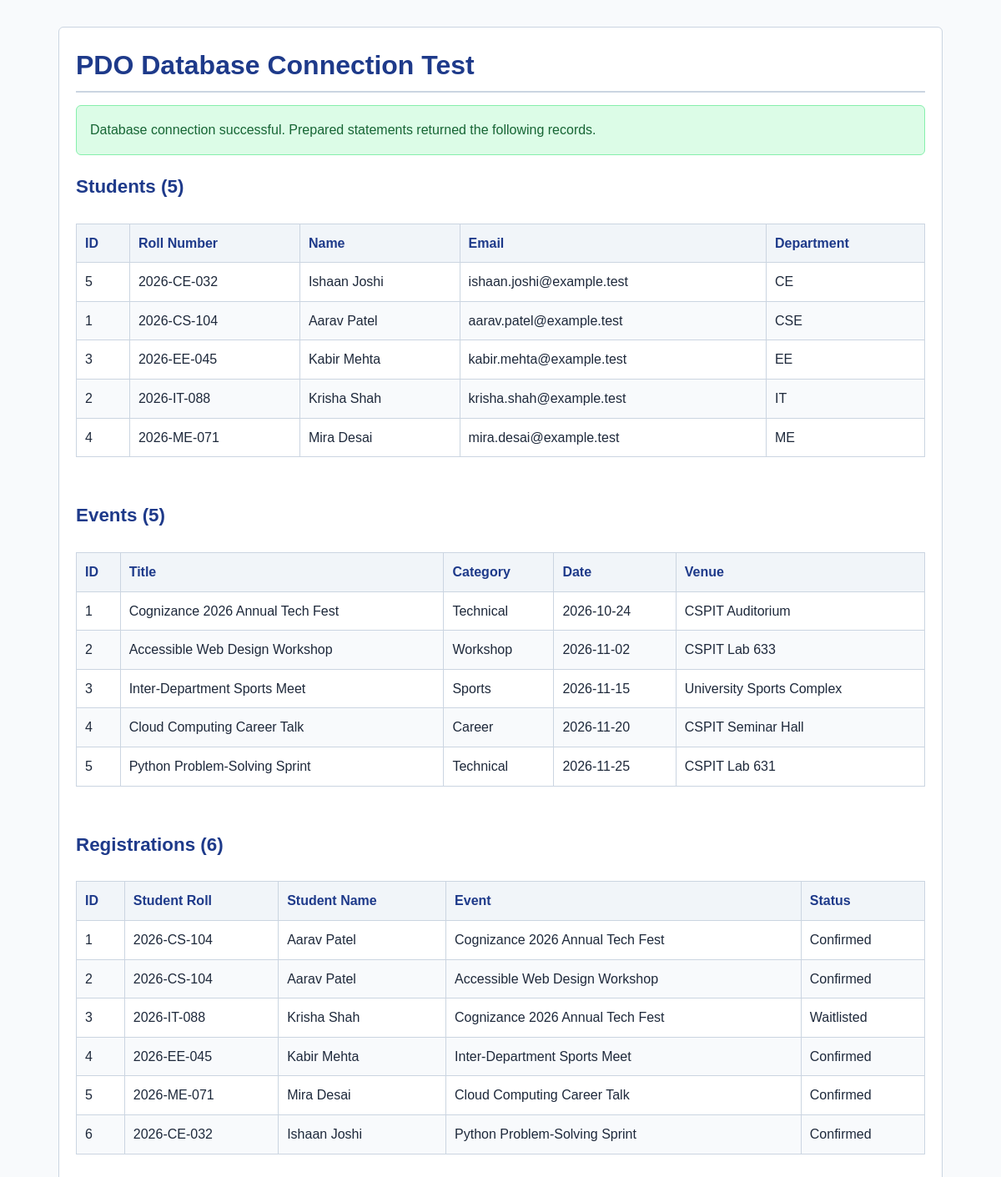
The page /test_connection.php on the database its author committed.
### tables this page shows
CREATE TABLE students (
    student_id INT UNSIGNED NOT NULL AUTO_INCREMENT,
    roll_number VARCHAR(20) NOT NULL,
    full_name VARCHAR(100) NOT NULL,
    email VARCHAR(254) NOT NULL,
    department VARCHAR(80) NOT NULL,

    PRIMARY KEY (student_id),
    UNIQUE KEY uq_students_roll_number (roll_number),
    UNIQUE KEY uq_students_email (email)
);

CREATE TABLE events (
    event_id INT UNSIGNED NOT NULL AUTO_INCREMENT,
    title VARCHAR(150) NOT NULL,
    category VARCHAR(50) NOT NULL,
    event_date DATE NOT NULL,
    venue VARCHAR(150) NOT NULL,

    PRIMARY KEY (event_id),
    KEY idx_events_event_date (event_date)
);

CREATE TABLE registrations (
    registration_id INT UNSIGNED NOT NULL AUTO_INCREMENT,
    student_id INT UNSIGNED NOT NULL,
    event_id INT UNSIGNED NOT NULL,
    registered_at TIMESTAMP NOT NULL DEFAULT CURRENT_TIMESTAMP,

    registration_status ENUM(
        'Confirmed',
        'Waitlisted',
        'Cancelled'
    ) NOT NULL DEFAULT 'Confirmed',

    PRIMARY KEY (registration_id),

    UNIQUE KEY uq_registration_student_event
        (student_id, event_id),

    KEY idx_registrations_event_id (event_id),

    CONSTRAINT fk_registrations_student
        FOREIGN KEY (student_id)
        REFERENCES students (student_id)
        ON UPDATE CASCADE
        ON DELETE RESTRICT,

    CONSTRAINT fk_registrations_event
        FOREIGN KEY (event_id)
        REFERENCES events (event_id)
        ON UPDATE CASCADE
        ON DELETE RESTRICT
);

### test_connection.php (the view, shortened to what this page needs)
<?php
function escapeDatabaseOutput(string $value): string
{
    return htmlspecialchars($value, ENT_QUOTES | ENT_SUBSTITUTE, 'UTF-8');
}
$errorMessage = '';
$students = [];
$events = [];
$registrations = [];
$connectionSucceeded = false;
try {
    $pdo = createDatabaseConnection();
    $connectionSucceeded = true;
    $studentQuery = $pdo->prepare(
        'SELECT student_id, roll_number, full_name, email, department
         FROM students
         WHERE department LIKE :department
         ORDER BY roll_number
         LIMIT :row_limit'
    );
    $studentQuery->bindValue(':department', '%', PDO::PARAM_STR);
    $studentQuery->bindValue(':row_limit', 10, PDO::PARAM_INT);
    $studentQuery->execute();
    $students = $studentQuery->fetchAll();
    $eventQuery = $pdo->prepare(
        'SELECT event_id, title, category, event_date, venue
         FROM events
         WHERE event_date >= :start_date
         ORDER BY event_date
         LIMIT :row_limit'
    );
    $eventQuery->bindValue(':start_date', '2026-01-01', PDO::PARAM_STR);
    $eventQuery->bindValue(':row_limit', 10, PDO::PARAM_INT);
    $eventQuery->execute();
    $events = $eventQuery->fetchAll();
    $registrationQuery = $pdo->prepare(
        'SELECT r.registration_id, s.roll_number, s.full_name, e.title, r.registration_status
         FROM registrations AS r
         INNER JOIN students AS s ON s.student_id = r.student_id
         INNER JOIN events AS e ON e.event_id = r.event_id
         WHERE r.registration_status <> :excluded_status
         ORDER BY r.registration_id
         LIMIT :row_limit'
    );
    $registrationQuery->bindValue(':excluded_status', 'Cancelled', PDO::PARAM_STR);
    $registrationQuery->bindValue(':row_limit', 10, PDO::PARAM_INT);
    $registrationQuery->execute();
    $registrations = $registrationQuery->fetchAll();
} catch (RuntimeException $exception) {
    $errorMessage = 'Database connection failed. Check that MySQL is running, schema.sql has been imported, and your DB_* settings are correct.';
} catch (PDOException $exception) {
    error_log('StudentHub test query failed: ' . $exception->getMessage());
    $errorMessage = 'The database connected, but a test query failed. Confirm that schema.sql was imported correctly.';
}
?>
<!DOCTYPE html>
<html lang="en">
<head>
    <link rel="stylesheet" href="style.css">
</head>
<body>
    <main class="container database-test">
        <section class="card">
            <h1>PDO Database Connection Test</h1>
            <?php if ($connectionSucceeded): ?>
                <p class="connection-success" role="status">Database connection successful. Prepared statements returned the following records.</p>
            <?php else: ?>
                <p class="connection-error" role="alert"><?= escapeDatabaseOutput($errorMessage) ?></p>
            <?php endif; ?>
            <?php if ($connectionSucceeded): ?>
                <h2>Students (<?= count($students) ?>)</h2>
                <div class="table-scroll">
                    <table>
                        <thead><tr><th>ID</th><th>Roll Number</th><th>Name</th><th>Email</th><th>Department</th></tr></thead>
                        <tbody>
                            <?php foreach ($students as $student): ?>
                                <tr>
                                    <td><?= (int) $student['student_id'] ?></td>
                                    <td><?= escapeDatabaseOutput($student['roll_number']) ?></td>
                                    <td><?= escapeDatabaseOutput($student['full_name']) ?></td>
                                    <td><?= escapeDatabaseOutput($student['email']) ?></td>
                                    <td><?= escapeDatabaseOutput($student['department']) ?></td>
                                </tr>
                            <?php endforeach; ?>
                        </tbody>
                    </table>
                </div>
                <h2>Events (<?= count($events) ?>)</h2>
                <div class="table-scroll">
                    <table>
                        <thead><tr><th>ID</th><th>Title</th><th>Category</th><th>Date</th><th>Venue</th></tr></thead>
                        <tbody>
                            <?php foreach ($events as $event): ?>
                                <tr>
                                    <td><?= (int) $event['event_id'] ?></td>
                                    <td><?= escapeDatabaseOutput($event['title']) ?></td>
                                    <td><?= escapeDatabaseOutput($event['category']) ?></td>
                                    <td><?= escapeDatabaseOutput($event['event_date']) ?></td>
                                    <td><?= escapeDatabaseOutput($event['venue']) ?></td>
                                </tr>
                            <?php endforeach; ?>
                        </tbody>
                    </table>
                </div>
                <h2>Registrations (<?= count($registrations) ?>)</h2>
                <div class="table-scroll">
                    <table>
                        <thead><tr><th>ID</th><th>Student Roll</th><th>Student Name</th><th>Event</th><th>Status</th></tr></thead>
                        <tbody>
                            <?php foreach ($registrations as $registration): ?>
                                <tr>
                                    <td><?= (int) $registration['registration_id'] ?></td>
                                    <td><?= escapeDatabaseOutput($registration['roll_number']) ?></td>
                                    <td><?= escapeDatabaseOutput($registration['full_name']) ?></td>
                                    <td><?= escapeDatabaseOutput($registration['title']) ?></td>
                                    <td><?= escapeDatabaseOutput($registration['registration_status']) ?></td>
                                </tr>
                            <?php endforeach; ?>
                        </tbody>
                    </table>
                </div>
            <?php endif; ?>
        </section>
    </main>
</body>
</html>

### style.css (style rules this page uses)
:root { --primary-color: #1e3a8a; --primary-hover: #1e40af; --secondary-color: #3b82f6; --bg-color: #f8fafc; --card-bg: #ffffff; --text-color: #1e293b; --text-muted: #64748b; --border-color: #cbd5e1; --focus-outline: #2563eb; --footer-bg: #0f172a; }
* { box-sizing: border-box; margin: 0; padding: 0; }
body { font-family: Arial, Helvetica, sans-serif; line-height: 1.6; color: var(--text-color); background-color: var(--bg-color); display: flex; flex-direction: column; min-height: 100vh; }
.container { max-width: 1100px; margin: 20px auto; padding: 0 20px; width: 100%; flex: 1; }
h1 { font-size: 2rem; margin-bottom: 15px; color: var(--primary-color); border-bottom: 2px solid var(--border-color); padding-bottom: 5px; }
h2 { font-size: 1.4rem; margin: 20px 0 10px 0; color: var(--primary-color); }
p { margin-bottom: 15px; }
.card { background-color: var(--card-bg); border: 1px solid var(--border-color); border-radius: 6px; padding: 20px; margin-bottom: 20px; }
.table-scroll { max-width: 100%; overflow-x: auto; }
table { width: 100%; border-collapse: collapse; margin: 15px 0; background-color: var(--card-bg); }
th, td { border: 1px solid var(--border-color); padding: 10px; text-align: left; }
th { background-color: #f1f5f9; color: var(--primary-color); }
tr:nth-child(even) { background-color: #f8fafc; }

### test_connection.php (style rules this page uses)
.database-test { max-width: 1100px; margin: 2rem auto; }
.database-test table { margin: 1rem 0 2rem; }
.database-test .connection-success { color: #166534; background: #dcfce7; border: 1px solid #86efac; }
.database-test .connection-success, .database-test .connection-error { padding: 1rem; border-radius: 6px; }
.database-test .table-scroll { overflow-x: auto; }

### rows shown on the page
students: student_id "5", roll_number "2026-CE-032", full_name "Ishaan Joshi", email "ishaan.joshi@example.test", department "CE"
students: student_id "1", roll_number "2026-CS-104", full_name "Aarav Patel", email "aarav.patel@example.test", department "CSE"
students: student_id "3", roll_number "2026-EE-045", full_name "Kabir Mehta", email "kabir.mehta@example.test", department "EE"
students: student_id "2", roll_number "2026-IT-088", full_name "Krisha Shah", email "krisha.shah@example.test", department "IT"
students: student_id "4", roll_number "2026-ME-071", full_name "Mira Desai", email "mira.desai@example.test", department "ME"
events: event_id "1", title "Cognizance 2026 Annual Tech Fest", category "Technical", event_date "2026-10-24", venue "CSPIT Auditorium"
events: event_id "2", title "Accessible Web Design Workshop", category "Workshop", event_date "2026-11-02", venue "CSPIT Lab 633"
events: event_id "3", title "Inter-Department Sports Meet", category "Sports", event_date "2026-11-15", venue "University Sports Complex"
events: event_id "4", title "Cloud Computing Career Talk", category "Career", event_date "2026-11-20", venue "CSPIT Seminar Hall"
events: event_id "5", title "Python Problem-Solving Sprint", category "Technical", event_date "2026-11-25", venue "CSPIT Lab 631"
registrations: registration_id "1", student.roll_number "2026-CS-104", student.full_name "Aarav Patel", event.title "Cognizance 2026 Annual Tech Fest", registration_status "Confirmed"
registrations: registration_id "2", student.roll_number "2026-CS-104", student.full_name "Aarav Patel", event.title "Accessible Web Design Workshop", registration_status "Confirmed"
registrations: registration_id "3", student.roll_number "2026-IT-088", student.full_name "Krisha Shah", event.title "Cognizance 2026 Annual Tech Fest", registration_status "Waitlisted"
registrations: registration_id "4", student.roll_number "2026-EE-045", student.full_name "Kabir Mehta", event.title "Inter-Department Sports Meet", registration_status "Confirmed"
registrations: registration_id "5", student.roll_number "2026-ME-071", student.full_name "Mira Desai", event.title "Cloud Computing Career Talk", registration_status "Confirmed"
registrations: registration_id "6", student.roll_number "2026-CE-032", student.full_name "Ishaan Joshi", event.title "Python Problem-Solving Sprint", registration_status "Confirmed"

### other values the page prints
count($students) "5"
count($events) "5"
count($registrations) "6"
